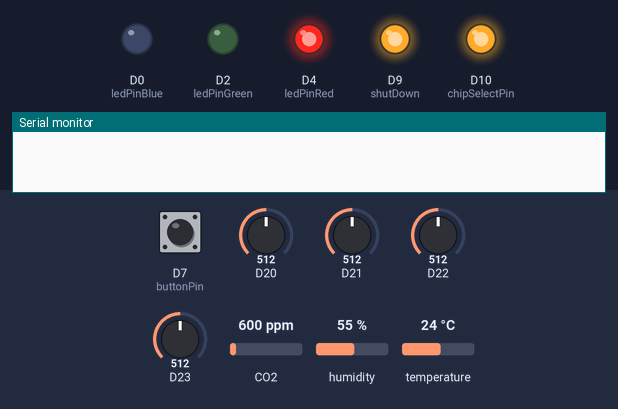
Simulated run of this sketch. Board: Arduino Zero (SAMD21). On the bench: output pins drawn as LEDs (lit = HIGH), the last lines printed to the serial monitor. Dashed ring = blinking. The inputs (shaded band) are chosen by the test bench; at power-on: D7 (buttonPin) HIGH, D20 = 512, D21 = 512, D22 = 512, D23 = 512, CO2 600 ppm, humidity 55 %, temperature 24 °C (analog values on the 0–1023 scale). Storage starts empty.

Above: at 1.3 s.
1.4 s: D7 (buttonPin) pulled LOW for 0.15 s
At 3.5 s:
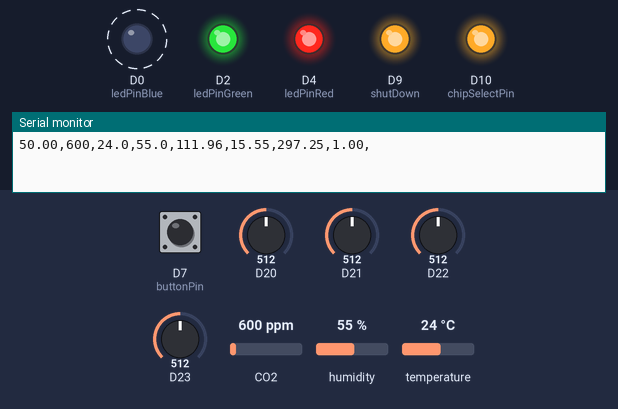
4.5 s: D7 (buttonPin) pulled LOW for 1 s
At 5.7 s:
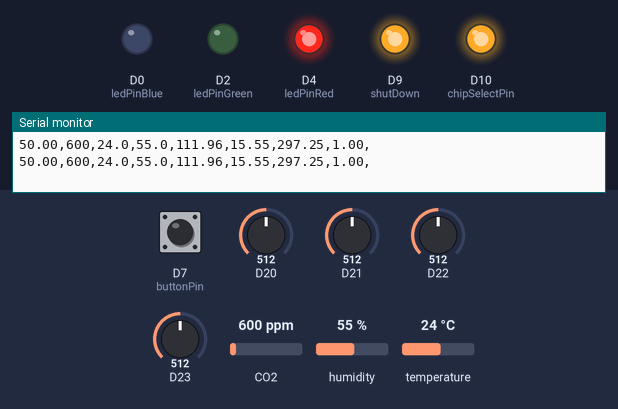
7.0 s: D7 (buttonPin) pulled LOW for 3.2 s
At 7.6 s:
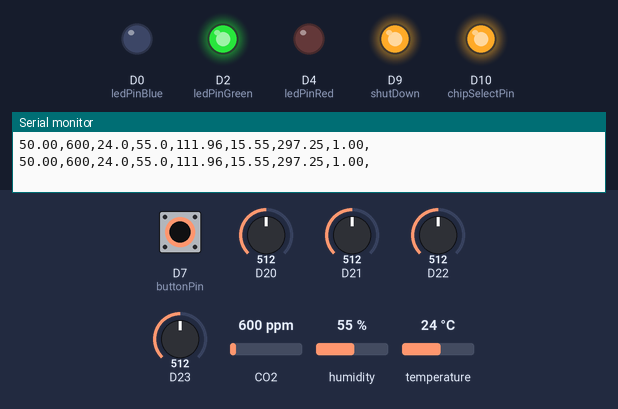
Timing chart, 0 to 19.2 s (numbered marks = the images above; inputs shaded):
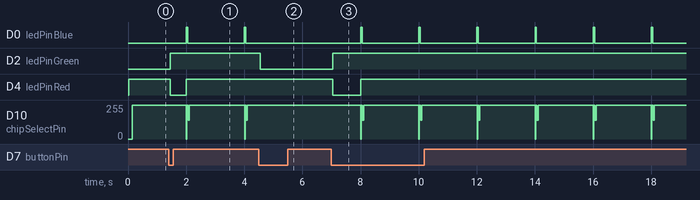

The sketch:

main_ghg_code.ino
```cpp
/*
MPL115A1
 SDN       : pin 7
 CSN       : pin 10
 SDI/MOSI  : pin 11
 SDO/MISO  : pin 12
 SCK       : pin 13
*/

#include <SPI.h>
#include <SD.h>
#include <Wire.h>
#include <ezButton.h>
#include "SparkFun_SCD30_Arduino_Library.h"

SCD30 airSensor;

//***************************************************************
//MPL115A1 Arduino Code by huinink
//https://forum.sparkfun.com/viewtopic.php?t=23965
#define PRESH  0x80
#define PRESL 0x82
#define TEMPH 0x84
#define TEMPL 0x86

#define A0MSB 0x88
#define A0LSB 0x8A
#define B1MSB 0x8C
#define B1LSB 0x8E
#define B2MSB 0x90
#define B2LSB 0x92
#define C12MSB  0x94
#define C12LSB  0x96

#define CONVERT 0x24

#define chipSelectPin 10
#define shutDown 9
//***************************************************************

#define buttonPin  7
#define ledPinGreen  2
#define ledPinRed 4
#define ledPinBlue 0

#define mq9bpin 6
#define mq137pin 8
#define mq4pin 9
#define mq131pin 7

//               n--m--sensorRes--totalRes--terminalRes
const float mq4[] = {1/0.621,8.0933,35.0,15.17,10.0};
const float mq137[] = {1/0.0265,0.5845,38.9,4.97,3.3};
const float mq9b[] = {1/0.542,0.8239,27.0,4.97,3.3};
const float mq131[] = {1/0.4493,0.3579,4195,1530,1000};

const int chipSelect = BUILTIN_SDCARD;

ezButton button(buttonPin);

int ledState = LOW;
int lastButtonState;
int currentButtonState;

float A0_;
float B1_;
float B2_;
float C12_;

unsigned long previousTime = 0;

void setup()
{
  Serial.begin(115200);
  SPI.begin();
  Wire.begin();
  SD.begin(chipSelect);
  airSensor.begin();

  pinMode(mq9bpin, INPUT);
  pinMode(mq137pin, INPUT);
  pinMode(mq4pin, INPUT);
  pinMode(mq131pin, INPUT);

  analogReadResolution(12);

  pinMode(chipSelect, OUTPUT);

  //initializing CS and SDN pins
  pinMode(shutDown, OUTPUT);
  digitalWrite(shutDown, HIGH);
  pinMode(chipSelectPin, OUTPUT);
  digitalWrite(chipSelectPin, HIGH);

  //initializing LED pins
  pinMode(buttonPin, INPUT_PULLUP);
  pinMode(ledPinGreen, OUTPUT);
  pinMode(ledPinRed, OUTPUT);
  pinMode(ledPinBlue, OUTPUT);
  digitalWrite(ledPinRed, HIGH);

  button.setDebounceTime(50);

  currentButtonState = LOW;

  airSensor.setMeasurementInterval(2); //in seconds
  airSensor.setAltitudeCompensation(1045); //in metres
  airSensor.setAmbientPressure(900); //in mBar
  airSensor.setTemperatureOffset(2);

//***************************************************************
//MPL115A1 Arduino Code by huinink
//https://forum.sparkfun.com/viewtopic.php?t=23965
  unsigned int A0H = readRegister(A0MSB);
  unsigned int A0L = readRegister(A0LSB);
         A0_ = (A0H << 5) + (A0L >> 3) + (A0L & 0x07) / 8.0;

  unsigned int B1H = readRegister(B1MSB);
  unsigned int B1L = readRegister(B1LSB);
          B1_ = ( ( ( (B1H & 0x1F) * 0x100)+B1L) / 8192.0) - 3 ;

  unsigned int B2H = readRegister(B2MSB);
  unsigned int B2L = readRegister(B2LSB);
          B2_ = ( ( ( (B2H - 0x80) << 8) + B2L) / 16384.0 ) - 2 ;

  unsigned int C12H = readRegister(C12MSB);
  unsigned int C12L = readRegister(C12LSB);
          C12_ = ( ( ( C12H * 0x100 ) + C12L) / 16777216.0 )  ;
//***************************************************************

File dataFile = SD.open("BARO.txt", FILE_WRITE);
dataFile.println("raw_pressure,raw_co2,raw_temperature,raw_humidity,raw_methane,raw_ammonia,raw_monoxide,raw_ozone");
dataFile.close();
}

void loop()
{
  button.loop();

  lastButtonState = currentButtonState;
  currentButtonState = digitalRead(buttonPin);

  unsigned long currentTime = millis(); //lasts up to 50 days until overflow occurs

  if (button.isPressed())
  {
    ledState = !ledState;
    digitalWrite(ledPinGreen, ledState);
    digitalWrite(ledPinRed, !ledState);
  }

  if ((currentTime - previousTime) == 2000 || (currentTime - previousTime) > 2000)
  {
    if (ledState)
    {
       File dataFile = SD.open("BARO.txt", FILE_WRITE);

       if ((int)ozone() == 0)
       {
          digitalWrite(ledPinRed, HIGH);
       }

       if (dataFile)
       {
            //Print to serial display
            digitalWrite(ledPinBlue,HIGH);
            Serial.print(baroPressure());
            Serial.print(",");
            Serial.print(airSensor.getCO2(),1);
            Serial.print(",");
            Serial.print(airSensor.getTemperature(),1);
            Serial.print(",");
            Serial.print(airSensor.getHumidity(),1);
            Serial.print(",");
            Serial.print(methane());
            Serial.print(",");
            Serial.print(monoxide());
            Serial.print(",");
            Serial.print(ammonia());
            Serial.print(",");
            Serial.print(ozone());
            Serial.println(",");

            //Write to SD Card
            dataFile.print(baroPressure());
            dataFile.print(",");
            dataFile.print(airSensor.getCO2(),1);
            dataFile.print(",");
            dataFile.print(airSensor.getTemperature(),1);
            dataFile.print(",");
            dataFile.print(airSensor.getHumidity(),1);
            dataFile.print(",");
            dataFile.print(methane());
            dataFile.print(",");
            dataFile.print(monoxide());
            dataFile.print(",");
            dataFile.print(ammonia());
            dataFile.print(",");
            dataFile.println(ozone());
            dataFile.close();
            digitalWrite(ledPinBlue,LOW);
           }

           else
           {
              digitalWrite(ledPinGreen,LOW);

              while(!dataFile)
              {
                digitalWrite(ledPinRed,HIGH);
                digitalWrite(ledPinGreen,HIGH);
                digitalWrite(ledPinBlue,HIGH);
                delay(200);
                digitalWrite(ledPinRed,LOW);
                digitalWrite(ledPinGreen,LOW);
                digitalWrite(ledPinBlue,LOW);
                delay(200);
              }
           }
        }
        previousTime = currentTime;
    }
}

double methane()
{
  const float n = 1/0.621; //power
  const float m = 8.0933; //numerator
  float sensor_analog = analogRead(mq4pin); //reading analog value from pin 0
  float sensor_voltage = sensor_analog*(3.3/4095.0); //ADC conversion
  float rs_target_gas = (5.0*10/sensor_voltage)-15.17; //calculation of resistance using voltage divider
  float ratio = rs_target_gas/35.0; //ratio rs/r0

  double ppm = pow((m/ratio),n);
  return ppm;
}

double monoxide()
{
  const float n = 1/0.542; //power
  const float m = 0.8239; //numerator

  float sensor_analog = analogRead(mq9bpin); //reading analog value from pin 0
  float sensor_voltage = sensor_analog*(3.3/4095.0); //ADC conversion
  float rs_target_gas = (5.0*3.3/sensor_voltage)-4.97; //calculation of resistance using voltage divider
  float ratio = rs_target_gas/27.0; //ratio rs/r0

  double ppm = pow((m/ratio),n);
  return ppm;

}

double ammonia()
{
  const float n = 1/0.265; //power
  const float m = 0.5845; //numerator

  float sensor_analog = analogRead(mq137pin); //reading analog value from pin 0
  float sensor_voltage = sensor_analog*(3.3/4095.0); //ADC conversion
  float rs_target_gas = (5.0*3.3/sensor_voltage)-4.97; //calculation of resistance using voltage divider
  float ratio = rs_target_gas/38.9; //ratio rs/r0

  double ppm = pow((m/ratio),n);
  return ppm;
}

double ozone()
{
  const float n = 1/0.4493; //power
  const float m = 0.3579; //denominator

  float sensor_analog = analogRead(mq131pin); //reading analog value from pin 0
  float sensor_voltage = sensor_analog*(3.3/4095.0); //ADC conversion
  float rs_target_gas = (5.0*1000/sensor_voltage)-1530; //calculation of resistance using voltage divider
  float ratio = rs_target_gas/4195; //ratio rs/r0

  double ppb = pow((ratio/m),n);
  return ppb;
}

//***************************************************************
//MPL115A1 Arduino Code by huinink
//https://forum.sparkfun.com/viewtopic.php?t=23965
unsigned int readRegister(byte thisRegister )
{
  unsigned int result = 0;   // result to return
  digitalWrite(chipSelectPin, LOW);
    delay(10);
    SPI.transfer(thisRegister);
    result = SPI.transfer(0x00);
  digitalWrite(chipSelectPin, HIGH);
  return(result);
}

float baroPressure()
{
  digitalWrite(chipSelectPin, LOW);
  delay(3);
    SPI.transfer(0x24);
    SPI.transfer(0x00);
    digitalWrite(chipSelectPin, HIGH);
    delay(3);
  digitalWrite(chipSelectPin, LOW);
    SPI.transfer(PRESH);
    unsigned int presH = SPI.transfer(0x00);
        delay(3);
    SPI.transfer(PRESL);
    unsigned int presL = SPI.transfer(0x00);
        delay(3);
    SPI.transfer(TEMPH);
    unsigned int tempH = SPI.transfer(0x00);
        delay(3);
    SPI.transfer(TEMPL);
    unsigned int tempL = SPI.transfer(0x00);
        delay(3);
    SPI.transfer(0x00);
      delay(3);
  digitalWrite(chipSelectPin, HIGH);

  unsigned long pre = ((presH *256) + presL)/64;
  unsigned long temp  = ((tempH *256) + tempL)/64;

  float pressure = A0_+(B1_+C12_*temp)*pre+B2_*temp;
  float baro = pressure*  (65.0/1023.0)+50.0;

  return(baro);
}

//***************************************************************
```

Measured:
- after the input at 1.4 s, D0 (ledPinBlue): alternates HIGH for 0.05 s and LOW for 2.0 s, starting after 0.61 s; D2 (ledPinGreen): LOW → HIGH after 0.05 s; D4 (ledPinRed): HIGH → LOW after 0.05 s, → HIGH 0.55 s later
- after the input at 4.5 s, D0 (ledPinBlue): stays LOW (without the input it goes to HIGH after 1.5 s); D2 (ledPinGreen): HIGH → LOW after 0.05 s; D10 (chipSelectPin): stays 255/255 (without the input it goes to 0/255 after 1.5 s)
- after the input at 7.0 s, D0 (ledPinBlue): alternates HIGH for 0.05 s and LOW for 2.0 s, starting after 1.0 s; D2 (ledPinGreen): LOW → HIGH after 0.05 s; D4 (ledPinRed): HIGH → LOW after 0.05 s, → HIGH 0.95 s later; D10 (chipSelectPin): 255/255 → 0/255 after 1.0 s, then repeats every 2.0 s: 255/255 0.04 s, 140/255 0.04 s, 255/255 1.9 s, 0/255 0.02 s
